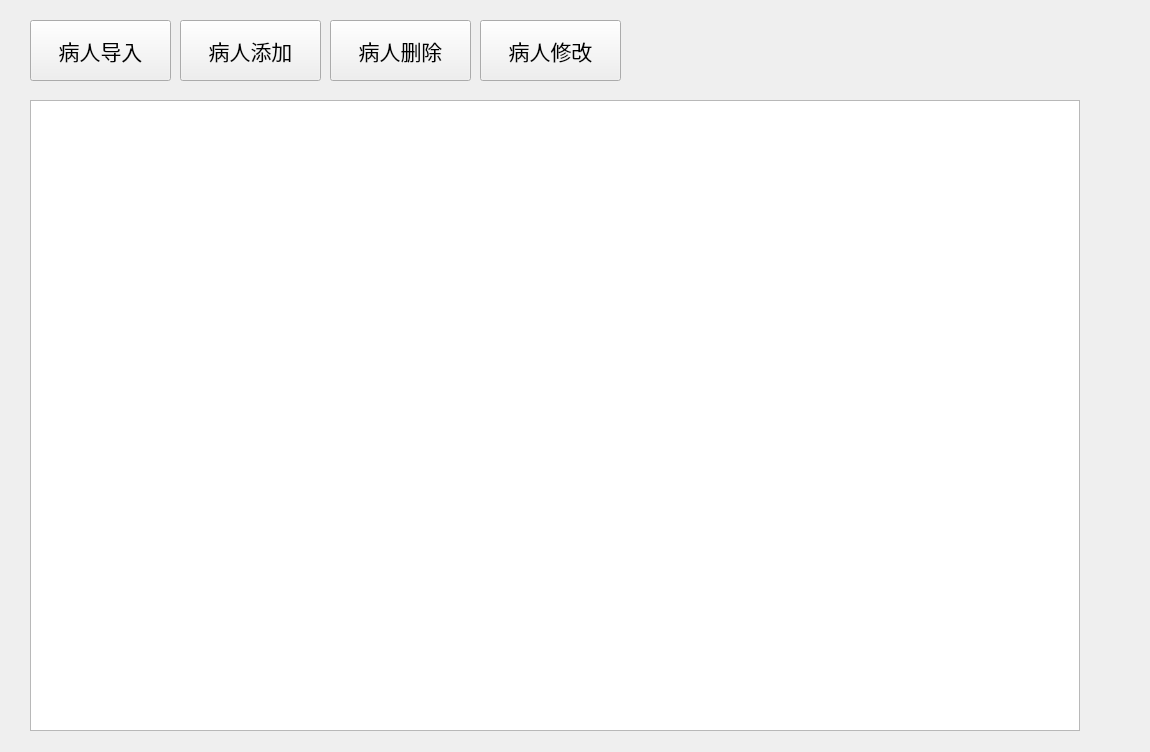
<?xml version="1.0" encoding="UTF-8"?>
<ui version="4.0">
 <class>Patient</class>
 <widget class="QWidget" name="Patient">
  <property name="geometry">
   <rect>
    <x>0</x>
    <y>0</y>
    <width>1150</width>
    <height>752</height>
   </rect>
  </property>
  <property name="windowTitle">
   <string>Form</string>
  </property>
  <widget class="QTableView" name="tableView">
   <property name="geometry">
    <rect>
     <x>30</x>
     <y>100</y>
     <width>1050</width>
     <height>631</height>
    </rect>
   </property>
  </widget>
  <widget class="QWidget" name="widget" native="true">
   <property name="geometry">
    <rect>
     <x>30</x>
     <y>20</y>
     <width>1321</width>
     <height>61</height>
    </rect>
   </property>
   <widget class="QPushButton" name="pushButton">
    <property name="geometry">
     <rect>
      <x>0</x>
      <y>0</y>
      <width>141</width>
      <height>61</height>
     </rect>
    </property>
    <property name="styleSheet">
     <string notr="true">font: 75 16pt
</string>
    </property>
    <property name="text">
     <string>病人导入</string>
    </property>
   </widget>
   <widget class="QPushButton" name="add">
    <property name="geometry">
     <rect>
      <x>150</x>
      <y>0</y>
      <width>141</width>
      <height>61</height>
     </rect>
    </property>
    <property name="styleSheet">
     <string notr="true">font:75 16pt</string>
    </property>
    <property name="text">
     <string>病人添加</string>
    </property>
   </widget>
   <widget class="QPushButton" name="delete_2">
    <property name="geometry">
     <rect>
      <x>300</x>
      <y>0</y>
      <width>141</width>
      <height>61</height>
     </rect>
    </property>
    <property name="styleSheet">
     <string notr="true">font:75 16pt
</string>
    </property>
    <property name="text">
     <string>病人删除</string>
    </property>
   </widget>
   <widget class="QPushButton" name="revise">
    <property name="geometry">
     <rect>
      <x>450</x>
      <y>0</y>
      <width>141</width>
      <height>61</height>
     </rect>
    </property>
    <property name="styleSheet">
     <string notr="true">font : 75 16pt</string>
    </property>
    <property name="text">
     <string>病人修改</string>
    </property>
   </widget>
  </widget>
 </widget>
 <resources/>
 <connections/>
</ui>
